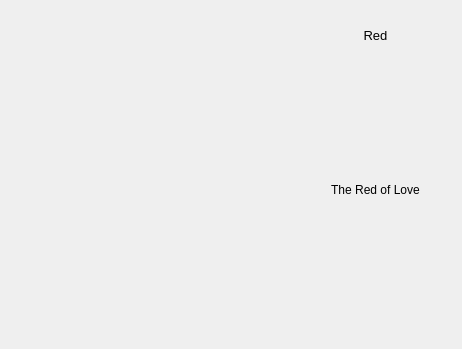
<?xml version="1.0" encoding="UTF-8"?>
<ui version="4.0">
 <class>bp</class>
 <widget class="QMainWindow" name="bp">
  <property name="geometry">
   <rect>
    <x>0</x>
    <y>0</y>
    <width>462</width>
    <height>349</height>
   </rect>
  </property>
  <property name="windowTitle">
   <string>MainWindow</string>
  </property>
  <widget class="QWidget" name="centralwidget">
   <widget class="QLabel" name="label">
    <property name="geometry">
     <rect>
      <x>0</x>
      <y>0</y>
      <width>81</width>
      <height>81</height>
     </rect>
    </property>
    <property name="text">
     <string>&lt;html&gt;&lt;head/&gt;&lt;body&gt;&lt;p&gt;&lt;img src=&quot;:/background color/tool slot sz80.jpg&quot;/&gt;&lt;/p&gt;&lt;/body&gt;&lt;/html&gt;</string>
    </property>
   </widget>
   <widget class="QLabel" name="color_descrip">
    <property name="geometry">
     <rect>
      <x>310</x>
      <y>160</y>
      <width>131</width>
      <height>61</height>
     </rect>
    </property>
    <property name="font">
     <font>
      <family>Microsoft YaHei UI</family>
      <pointsize>9</pointsize>
      <italic>false</italic>
     </font>
    </property>
    <property name="mouseTracking">
     <bool>true</bool>
    </property>
    <property name="autoFillBackground">
     <bool>false</bool>
    </property>
    <property name="text">
     <string>&lt;html&gt;&lt;head/&gt;&lt;body&gt;&lt;p&gt;The Red of Love&lt;/p&gt;&lt;/body&gt;&lt;/html&gt;</string>
    </property>
    <property name="textFormat">
     <enum>Qt::AutoText</enum>
    </property>
    <property name="alignment">
     <set>Qt::AlignCenter</set>
    </property>
    <property name="wordWrap">
     <bool>true</bool>
    </property>
   </widget>
   <widget class="QPushButton" name="pushButton">
    <property name="geometry">
     <rect>
      <x>0</x>
      <y>0</y>
      <width>81</width>
      <height>81</height>
     </rect>
    </property>
    <property name="text">
     <string/>
    </property>
    <property name="flat">
     <bool>true</bool>
    </property>
   </widget>
   <widget class="QLabel" name="color_name">
    <property name="geometry">
     <rect>
      <x>310</x>
      <y>20</y>
      <width>131</width>
      <height>31</height>
     </rect>
    </property>
    <property name="font">
     <font>
      <family>Microsoft YaHei UI</family>
      <pointsize>10</pointsize>
      <italic>false</italic>
     </font>
    </property>
    <property name="mouseTracking">
     <bool>true</bool>
    </property>
    <property name="autoFillBackground">
     <bool>false</bool>
    </property>
    <property name="text">
     <string>&lt;html&gt;&lt;head/&gt;&lt;body&gt;&lt;p&gt;Red&lt;/p&gt;&lt;/body&gt;&lt;/html&gt;</string>
    </property>
    <property name="textFormat">
     <enum>Qt::AutoText</enum>
    </property>
    <property name="alignment">
     <set>Qt::AlignCenter</set>
    </property>
    <property name="wordWrap">
     <bool>true</bool>
    </property>
   </widget>
   <widget class="QLabel" name="descrip_back">
    <property name="geometry">
     <rect>
      <x>310</x>
      <y>140</y>
      <width>131</width>
      <height>101</height>
     </rect>
    </property>
    <property name="text">
     <string>&lt;html&gt;&lt;head/&gt;&lt;body&gt;&lt;p&gt;&lt;img src=&quot;:/background color/grey change.jpg&quot;/&gt;&lt;/p&gt;&lt;/body&gt;&lt;/html&gt;</string>
    </property>
   </widget>
   <widget class="QLabel" name="name_back">
    <property name="geometry">
     <rect>
      <x>310</x>
      <y>20</y>
      <width>131</width>
      <height>31</height>
     </rect>
    </property>
    <property name="text">
     <string>&lt;html&gt;&lt;head/&gt;&lt;body&gt;&lt;p&gt;&lt;img src=&quot;:/background color/Dark Skies.jpg&quot;/&gt;&lt;/p&gt;&lt;/body&gt;&lt;/html&gt;</string>
    </property>
   </widget>
   <widget class="QLabel" name="label_2">
    <property name="geometry">
     <rect>
      <x>80</x>
      <y>0</y>
      <width>81</width>
      <height>81</height>
     </rect>
    </property>
    <property name="text">
     <string>&lt;html&gt;&lt;head/&gt;&lt;body&gt;&lt;p&gt;&lt;img src=&quot;:/background color/tool slot sz80.jpg&quot;/&gt;&lt;/p&gt;&lt;/body&gt;&lt;/html&gt;</string>
    </property>
   </widget>
   <widget class="QLabel" name="label_3">
    <property name="geometry">
     <rect>
      <x>160</x>
      <y>0</y>
      <width>81</width>
      <height>81</height>
     </rect>
    </property>
    <property name="text">
     <string>&lt;html&gt;&lt;head/&gt;&lt;body&gt;&lt;p&gt;&lt;img src=&quot;:/background color/tool slot sz80.jpg&quot;/&gt;&lt;/p&gt;&lt;/body&gt;&lt;/html&gt;</string>
    </property>
   </widget>
   <widget class="QLabel" name="label_4">
    <property name="geometry">
     <rect>
      <x>0</x>
      <y>80</y>
      <width>81</width>
      <height>81</height>
     </rect>
    </property>
    <property name="text">
     <string>&lt;html&gt;&lt;head/&gt;&lt;body&gt;&lt;p&gt;&lt;img src=&quot;:/background color/tool slot sz80.jpg&quot;/&gt;&lt;/p&gt;&lt;/body&gt;&lt;/html&gt;</string>
    </property>
   </widget>
   <widget class="QLabel" name="label_5">
    <property name="geometry">
     <rect>
      <x>80</x>
      <y>80</y>
      <width>81</width>
      <height>81</height>
     </rect>
    </property>
    <property name="text">
     <string>&lt;html&gt;&lt;head/&gt;&lt;body&gt;&lt;p&gt;&lt;img src=&quot;:/background color/tool slot sz80.jpg&quot;/&gt;&lt;/p&gt;&lt;/body&gt;&lt;/html&gt;</string>
    </property>
   </widget>
   <widget class="QLabel" name="label_6">
    <property name="geometry">
     <rect>
      <x>160</x>
      <y>80</y>
      <width>81</width>
      <height>81</height>
     </rect>
    </property>
    <property name="text">
     <string>&lt;html&gt;&lt;head/&gt;&lt;body&gt;&lt;p&gt;&lt;img src=&quot;:/background color/tool slot sz80.jpg&quot;/&gt;&lt;/p&gt;&lt;/body&gt;&lt;/html&gt;</string>
    </property>
   </widget>
   <widget class="QLabel" name="label_7">
    <property name="geometry">
     <rect>
      <x>0</x>
      <y>160</y>
      <width>81</width>
      <height>81</height>
     </rect>
    </property>
    <property name="text">
     <string>&lt;html&gt;&lt;head/&gt;&lt;body&gt;&lt;p&gt;&lt;img src=&quot;:/background color/tool slot sz80.jpg&quot;/&gt;&lt;/p&gt;&lt;/body&gt;&lt;/html&gt;</string>
    </property>
   </widget>
   <widget class="QLabel" name="label_8">
    <property name="geometry">
     <rect>
      <x>80</x>
      <y>160</y>
      <width>81</width>
      <height>81</height>
     </rect>
    </property>
    <property name="text">
     <string>&lt;html&gt;&lt;head/&gt;&lt;body&gt;&lt;p&gt;&lt;img src=&quot;:/background color/tool slot sz80.jpg&quot;/&gt;&lt;/p&gt;&lt;/body&gt;&lt;/html&gt;</string>
    </property>
   </widget>
   <widget class="QLabel" name="label_9">
    <property name="geometry">
     <rect>
      <x>160</x>
      <y>160</y>
      <width>81</width>
      <height>81</height>
     </rect>
    </property>
    <property name="text">
     <string>&lt;html&gt;&lt;head/&gt;&lt;body&gt;&lt;p&gt;&lt;img src=&quot;:/background color/tool slot sz80.jpg&quot;/&gt;&lt;/p&gt;&lt;/body&gt;&lt;/html&gt;</string>
    </property>
   </widget>
   <widget class="QPushButton" name="color_pic">
    <property name="geometry">
     <rect>
      <x>330</x>
      <y>60</y>
      <width>91</width>
      <height>71</height>
     </rect>
    </property>
    <property name="text">
     <string/>
    </property>
    <property name="flat">
     <bool>true</bool>
    </property>
   </widget>
   <zorder>label</zorder>
   <zorder>pushButton</zorder>
   <zorder>descrip_back</zorder>
   <zorder>color_descrip</zorder>
   <zorder>name_back</zorder>
   <zorder>color_name</zorder>
   <zorder>label_2</zorder>
   <zorder>label_3</zorder>
   <zorder>label_4</zorder>
   <zorder>label_5</zorder>
   <zorder>label_6</zorder>
   <zorder>label_7</zorder>
   <zorder>label_8</zorder>
   <zorder>label_9</zorder>
   <zorder>color_pic</zorder>
  </widget>
  <widget class="QMenuBar" name="menubar">
   <property name="geometry">
    <rect>
     <x>0</x>
     <y>0</y>
     <width>462</width>
     <height>17</height>
    </rect>
   </property>
  </widget>
 </widget>
 <resources/>
 <connections/>
</ui>
